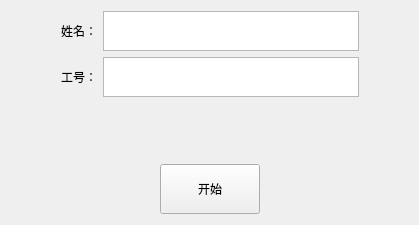
<?xml version="1.0" encoding="UTF-8"?>
<ui version="4.0">
 <class>demoClass</class>
 <widget class="QWidget" name="demoClass">
  <property name="geometry">
   <rect>
    <x>0</x>
    <y>0</y>
    <width>419</width>
    <height>225</height>
   </rect>
  </property>
  <property name="windowTitle">
   <string>demo</string>
  </property>
  <layout class="QVBoxLayout" name="verticalLayout">
   <item>
    <layout class="QHBoxLayout" name="horizontalLayout">
     <item>
      <spacer name="horizontalSpacer_3">
       <property name="orientation">
        <enum>Qt::Horizontal</enum>
       </property>
       <property name="sizeHint" stdset="0">
        <size>
         <width>40</width>
         <height>20</height>
        </size>
       </property>
      </spacer>
     </item>
     <item>
      <widget class="QLabel" name="label">
       <property name="maximumSize">
        <size>
         <width>16777215</width>
         <height>20</height>
        </size>
       </property>
       <property name="text">
        <string>姓名：</string>
       </property>
      </widget>
     </item>
     <item>
      <widget class="QPlainTextEdit" name="textEdit_name">
       <property name="sizePolicy">
        <sizepolicy hsizetype="Preferred" vsizetype="Preferred">
         <horstretch>0</horstretch>
         <verstretch>0</verstretch>
        </sizepolicy>
       </property>
       <property name="minimumSize">
        <size>
         <width>0</width>
         <height>40</height>
        </size>
       </property>
       <property name="maximumSize">
        <size>
         <width>16777215</width>
         <height>40</height>
        </size>
       </property>
       <property name="layoutDirection">
        <enum>Qt::LeftToRight</enum>
       </property>
       <property name="frameShape">
        <enum>QFrame::StyledPanel</enum>
       </property>
       <property name="verticalScrollBarPolicy">
        <enum>Qt::ScrollBarAlwaysOff</enum>
       </property>
       <property name="tabChangesFocus">
        <bool>true</bool>
       </property>
       <property name="placeholderText">
        <string/>
       </property>
      </widget>
     </item>
     <item>
      <spacer name="horizontalSpacer_4">
       <property name="orientation">
        <enum>Qt::Horizontal</enum>
       </property>
       <property name="sizeHint" stdset="0">
        <size>
         <width>40</width>
         <height>20</height>
        </size>
       </property>
      </spacer>
     </item>
    </layout>
   </item>
   <item>
    <layout class="QHBoxLayout" name="horizontalLayout_2">
     <item>
      <spacer name="horizontalSpacer_5">
       <property name="orientation">
        <enum>Qt::Horizontal</enum>
       </property>
       <property name="sizeHint" stdset="0">
        <size>
         <width>40</width>
         <height>20</height>
        </size>
       </property>
      </spacer>
     </item>
     <item>
      <widget class="QLabel" name="label_2">
       <property name="maximumSize">
        <size>
         <width>16777215</width>
         <height>20</height>
        </size>
       </property>
       <property name="text">
        <string>工号：</string>
       </property>
      </widget>
     </item>
     <item>
      <widget class="QPlainTextEdit" name="plainTextEdit_id">
       <property name="sizePolicy">
        <sizepolicy hsizetype="Preferred" vsizetype="Preferred">
         <horstretch>0</horstretch>
         <verstretch>0</verstretch>
        </sizepolicy>
       </property>
       <property name="minimumSize">
        <size>
         <width>0</width>
         <height>40</height>
        </size>
       </property>
       <property name="maximumSize">
        <size>
         <width>16777215</width>
         <height>40</height>
        </size>
       </property>
       <property name="verticalScrollBarPolicy">
        <enum>Qt::ScrollBarAlwaysOff</enum>
       </property>
       <property name="tabChangesFocus">
        <bool>true</bool>
       </property>
       <property name="plainText">
        <string/>
       </property>
       <property name="backgroundVisible">
        <bool>false</bool>
       </property>
       <property name="placeholderText">
        <string/>
       </property>
      </widget>
     </item>
     <item>
      <spacer name="horizontalSpacer_6">
       <property name="orientation">
        <enum>Qt::Horizontal</enum>
       </property>
       <property name="sizeHint" stdset="0">
        <size>
         <width>40</width>
         <height>20</height>
        </size>
       </property>
      </spacer>
     </item>
    </layout>
   </item>
   <item>
    <spacer name="verticalSpacer">
     <property name="orientation">
      <enum>Qt::Vertical</enum>
     </property>
     <property name="sizeHint" stdset="0">
      <size>
       <width>20</width>
       <height>23</height>
      </size>
     </property>
    </spacer>
   </item>
   <item>
    <layout class="QHBoxLayout" name="horizontalLayout_3">
     <item>
      <spacer name="horizontalSpacer">
       <property name="orientation">
        <enum>Qt::Horizontal</enum>
       </property>
       <property name="sizeHint" stdset="0">
        <size>
         <width>40</width>
         <height>20</height>
        </size>
       </property>
      </spacer>
     </item>
     <item>
      <widget class="QPushButton" name="btn_start">
       <property name="minimumSize">
        <size>
         <width>100</width>
         <height>50</height>
        </size>
       </property>
       <property name="maximumSize">
        <size>
         <width>50</width>
         <height>50</height>
        </size>
       </property>
       <property name="text">
        <string>开始</string>
       </property>
      </widget>
     </item>
     <item>
      <spacer name="horizontalSpacer_2">
       <property name="orientation">
        <enum>Qt::Horizontal</enum>
       </property>
       <property name="sizeHint" stdset="0">
        <size>
         <width>40</width>
         <height>20</height>
        </size>
       </property>
      </spacer>
     </item>
    </layout>
   </item>
  </layout>
 </widget>
 <layoutdefault spacing="6" margin="11"/>
 <resources>
  <include location="demo.qrc"/>
 </resources>
 <connections/>
</ui>
